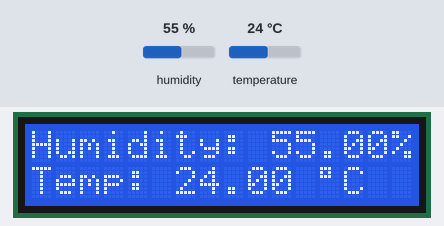
A sketch run on a simulated Arduino Uno, built with avr-gcc and run on an emulated ATmega328P. On the bench: 16×2 character LCD. The test bench sets the inputs (shaded band); at power-on: humidity 55 %, temperature 24 °C.

Above: at 4.2 s.
4.3 s: humidity set to 22 %
At 5.5 s:
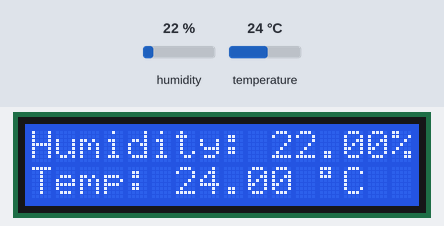
7.0 s: temperature set to 12 °C
At 8.0 s:
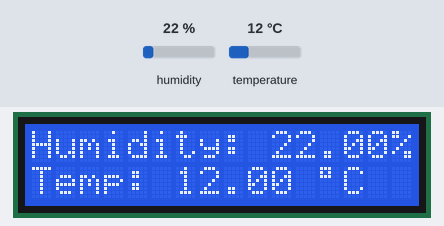
9.7 s: humidity set to 40 %
At 11.9 s:
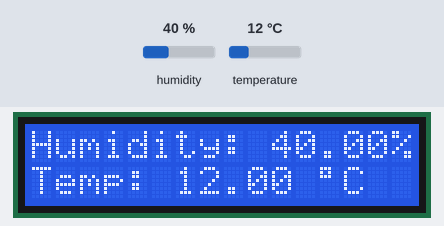
12.8 s: temperature set to 19 °C
At 14.3 s:
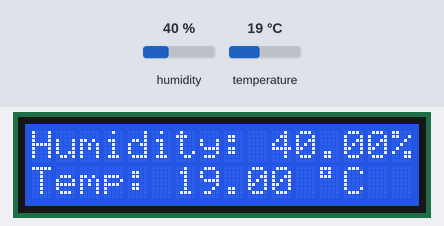
Timing chart, 0 to 15.8 s (numbered marks = the images above; inputs shaded):
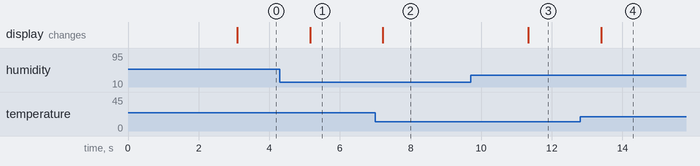

The sketch:

10.DHT11_Sensor_With_16x2_Lcd_Display.ino
```cpp
#include "DHT.h"
#include <LiquidCrystal.h>

LiquidCrystal lcd(4, 5, 0, 1, 2, 3);
#define DHT_TYPE DHT11
#define DHT_PIN A0
DHT dht(DHT_PIN, DHT_TYPE);

void setup() {

  dht.begin();
  lcd.begin(16, 2);
  lcd.setCursor(0, 0);
  lcd.print("Welcome To");
  lcd.setCursor(0, 1);
  lcd.print("Justdoelectronic");
  delay(3000);
  lcd.clear();
}
void loop() {

   float h = dht.readHumidity();
  float t = dht.readTemperature();
  if (isnan(h) || isnan(t)) {
    Serial.println("Error!! Reading from DHT sensor");
    lcd.setCursor(0, 0);
    lcd.print("DHT Sensor Faild");
    return;
  }

  lcd.clear();
  lcd.setCursor(0, 0);
  lcd.print("Humidity: ");
  lcd.print(h);
  lcd.print("%");
  lcd.setCursor(0, 1);
  lcd.print("Temp: ");
  lcd.print(t);
  lcd.setCursor(12, 1);
  lcd.print((char)223);
  lcd.print("C");

  delay(100);
}
```

Measured:
- after the input at 4.3 s, the display: changes after 0.86 s (image 1)
- after the input at 7.0 s, the display: changes after 0.22 s (image 2)
- after the input at 9.7 s, the display: changes after 1.6 s (image 3)
- after the input at 12.8 s, the display: changes after 0.60 s (image 4)
